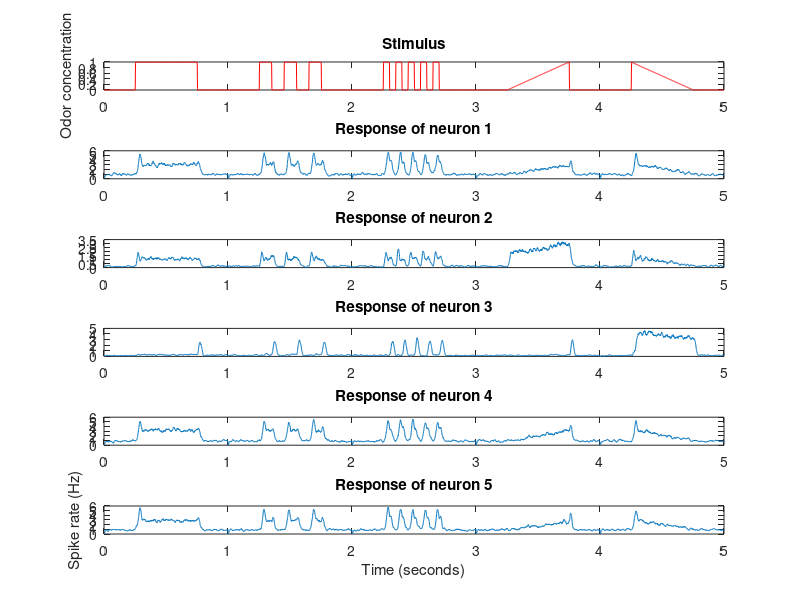

Reproduce this figure in MATLAB. (Note: this script raises an error after producing the figure.)
%% PCA on simulated neurons
%
% Guidance is provided via comments and example code below.
%
% To make this script easier to use, the task is broken into  sections,
% each section with a bold header (those starting with '%%') can be run by
% themselves (without running the entire script) using the 'run section
% command'. Just place your cursor within one of these sections (it will
% become highlighted) to allow this functionality.
% 
% AVB & SLH 4/2016

%% Close figures and clear workspace
clear;      % Delete all  variables in workspace, you will lose unsaved variables
close all;  % Close all of the open figure windows

%% Load data 
% This line loads three variables: data, stim, time
load('pca_data.mat')

% data is a 58x5000 matrix, Neurons x Time Points
% Each row is the PSTH of a neuron's response to the stimuli
% stim is a 1x5000 column vector of the Stimuli over time
% time is a 1x5000 column vector of the Time in second

%% Plot data for six neurons
% This section of the code plots the stimulus and the responses for the
% first six neurons in the same figure.  You can copy and change this code
% to create your other figures.

figure
ax(1) = subplot(6,1,1); % subplot allows you to plot multiple graphs in the same figure
plot(time,stim','r') % Plot the stimulus in red ('r')
ylabel('Odor concentration')
title('Stimulus')
for i = 1:5 % Loop over first 5 neurons to plot their responses
    ax(i+1) = subplot(6,1,i+1);
    plot(time,data(i,:)) % This plots row i of data
    title(['Response of neuron ',num2str(i)])
end
xlabel('Time (seconds)')
ylabel('Spike rate (Hz)')

%% Save figure 
% The saveFormattedFig function saves the last figure you have made in a
% format that is easy to insert (simply by dragging) into a word document.
% You can use this code to save all your other figures by calling
% 'saveFormattedFig' with the the name of the file you wish to save as a
% string, as below:

% =======================
% Insert/Modify code here

psthFigName = 'psth_response_fig';
saveFormattedFig(psthFigName)

% =======================


%% Determine the number of neurons and number of time points 
% Use the 'size' function to get the size of each dimension of the data matrix 
%   hint: type 'doc size' for help on the size function
% Assign the number of neurons to the variable 'nNeurons' [ for n(umber)Neurons ]
% Assign the number of time points to the variable 'nTimePts'

% =======================
% Insert/Modify code here

% This is an 'empty' assignment, change it to be the appropriate values by
% using the size function.
nNeurons = []; 
nTimePts = [];

%d
[nNeurons, nTimePts] = size(data);

% =======================

%% "Center" the neural responses by subtracting off each mean response 
% First calculate the mean of each neuron's response using 'mean'. 
% Make sure you calculate the mean of data along the correct axis!
% Calculate the neuron's mean response and NOT the mean response of all
% neurons for one time point. 
%   hint: type 'doc mean' for how to choose the axis 'mean' averages over
%
% Assign the mean response matrix to the variable 'mu' below.

% =======================
% Insert/Modify code here

mu = [];

%d
mu = mean(data,2);

% =======================

% Next subtract each neuron's mean response from its response.
%   hint: The easiest way to do this is by subtracting the matrix mu from 
%       the data matrix. To perform subtraction the dimensions of the
%       matricies must match. You will need to make a copy of mu for
%       each time point to get the dimensions to be the same.
%   hint: 'repmat' will repeat a matrix to make a larger matrix, type 'doc
%       repmat' for help using this function. Use the nTimePts variable to
%       define the number of time dimensions you need
%
% Assign the mean subtracted (centered) responses to the variable
% 'centeredData' below.

% =======================
% Insert/Modify code here

centeredData = [];

%d
centeredData = data - repmat(mu,1,nTimePts);

% =======================

%% Plot centered neural responses for the first six neurons
% Use the plotting code above, or any method you want, to visualize mean
% subtraction. Include a title or otherwise indicate what operation has
% occured. You do not need to include the stimulus, but may if you like.

% =======================
% Insert/Modify code here

figure;
for i = 1:6
    ax(i) = subplot(6,1,i);
    plot(time,centeredData(i,:))
end
ylabel('Response (Hz)')
xlabel('Time (s)')
ax(1).Title.String = 'Centered Responses';

% =======================


%% Save a figure of the centered data
% Uncomment the code below and fill in a name for your figure.

% =======================
% Insert/Modify code here

%centeredFigName = '';
%saveFormattedFig(centeredFigName);

%d
centeredFigName = 'cent_fig';
saveFormattedFig(centeredFigName);
% =======================


%% Generate the covariance matrix
% Use the 'cov' function to calculate the covariance (using the centered
% data!). This will return a matrix that has variance along the diagonal
% entries and the covariance in the off-diagonal entries.

% You have done this correctly if dataCov(1,1) = 0.3275

% =======================
% Insert/Modify code here

dataCov = [];

%d
dataCov = cov(centeredData);

% =======================


%% Plot the covariance matrix
% You can use the 'imagesc' function to visualise the covariance matrix.
% Calling the 'colorbar' function adds the color scale on your graph.
% 

% =======================
% Insert/Modify code here

%d
figure;
imagesc(dataCov)
colorbar();
title('Covariance Matrix');

% =======================

%% Save a covariance matrix figure
% Use the example above to save the matrix.

% =======================
% Insert/Modify code here
%d
covFigName = 'cov_fig';
saveFormattedFig(covFigName);
% =======================


%% Find the principal components of the responses
% Use the 'pca' function on the data matrix (you do not need to use the
% centered data).
%   hint: Make sure the input to 'pca' is in the correct orientation, you
%       may need to transpose the data matrix using the transpose function 
%       e.g. x_transposed = x'
%
% The 'pca' function returns several values, for us the important ones are:
%   'score'     - essentially the "Principal Components" or PCs
%   'explained' - The amount of variance explained by each of the PCs
%   'coeff'     - also known as "loadings" these measure the importance of
%                 each variable in accounting for the variability of the 
%                 associated PC.
%                 (named coeff as they are the correlation coefficients 
%                 between the 'scores' and the original variables)
%
% Read the help documentation on pca for further information. Plotting
% values against each other can be helpful in exploring the data.

% You have done this correctly if coeff(1,1) = 0.0724

% =======================
% Insert/Modify code here

%d
[coeff,score,latent,tsquared,explained,mu] = pca(data');

% =======================

%% Plot explained variance (~Scree plot)
% Use the output from the 'pca' function above to make a plot of the
% different PC contributions to explained variance in the data.
%
%   hint: to make the plot more clear, pass '-o' to the 'plot' function.

% =======================
% Insert/Modify code here

%d
figure;
plot(explained,'-o')
xlabel('PC Number')
ylabel('Explained Variance')
title('PC Variance')

% =======================

%% Save the explained variance figure
% Use the example above to save the matrix.

% =======================
% Insert/Modify code here

%d
explVarFigName = 'expl_var_fig';
saveFormattedFig(explVarFigName);

% =======================

%% Plot the first 6 principal components
% Use the output of 'pca' to plot the principal components. See the notes
% in the previous section for help on this.

% =======================
% Insert/Modify code here

%d
figure;
for i = 1:6
    ax(i) = subplot(6,1,i);
    plot(score(:,i))
    title(['PC ' num2str(i)]);
end
xlabel('Time')
ylabel('Response')

% =======================

%% Save the Principal Component figure
% Use the example above to save the matrix.

% =======================
% Insert/Modify code here
%d
pcFigName = 'pc_fig';
saveFormattedFig(pcFigName);
% =======================

%% Find the covariance matrix of the principal components & plot it
% Remember this corresponds to the 'score' output of the 'pca' function.
% Again use the 'imagesc' and 'colorbar' functions for plotting.
% 
% You have done this correctly if the first entry in the matrix = 47.1669

% =======================
% Insert/Modify code here

%d
pcsCov = cov(score);
figure;
imagesc(pcsCov);
colorbar();
title('Covariance Matrix of PCs')

% =======================

%% Save the covariance matrix figure
% Use the example above to save the matrix.

% =======================
% Insert/Modify code here
%d
pcCovFigName = 'pc_cov_fig';
saveFormattedFig(pcCovFigName);
% =======================

%% Make a 3D plot of each neuron's loadings for the first 3 PCs
% Use 'plot3' to make a 3D plot. Plot each loading as a discrete dot or
% circle for clarity, and please label the axes. Remember the loadings
% correspond to the 'coeff' output of the 'pca' function.
%   hint: type 'doc Chart Line Properties' and select the first search
%       result for help with plot formatting.
%   hint: using 'grid on' might make your graph more easily viewable

% =======================
% Insert/Modify code here

%d
plot3(coeff(:,1),coeff(:,2),coeff(:,3),'o')
grid on
xlabel('PC1 Loading')
ylabel('PC2 Loading')
zlabel('PC3 Loading')
title('PC Loadings')

% =======================

%% Save loadings figure
% Use the example above to save the matrix.

% =======================
% Insert/Modify code here
%d
loadFigName = 'loadings_fig';
saveFormattedFig(loadFigName);
% =======================

%% Extension problems
% If you feel confident or would like to gain additional practice, please
% continue by answering the extension problems as outlined in the homework
% instructions. Some problems will require more coding please complete this
% below.


